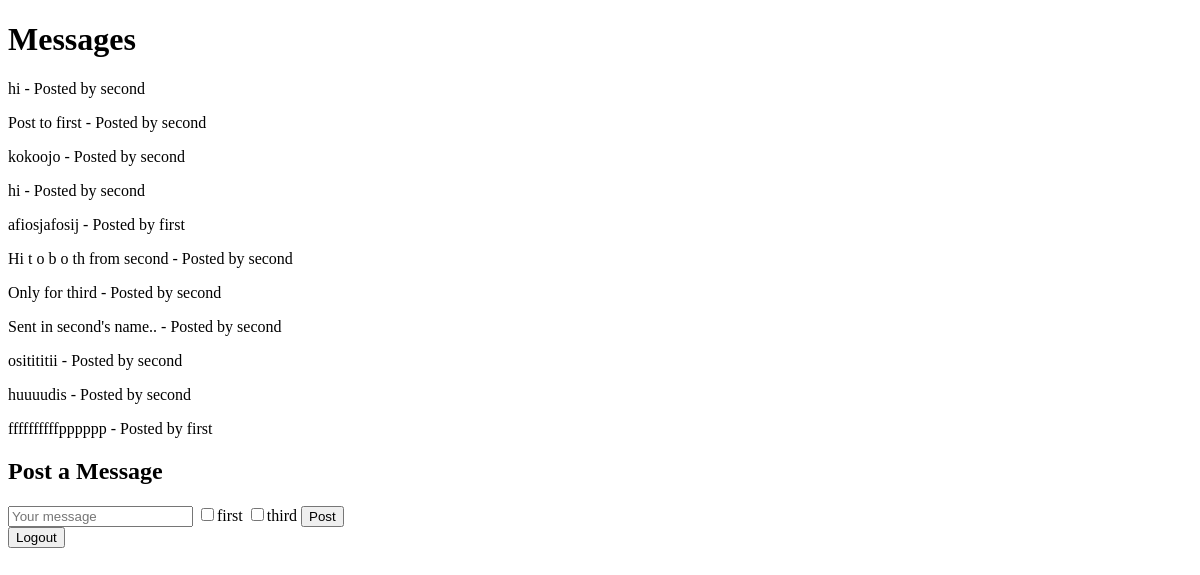
Before: /dashboard (signed in) with the older database file.
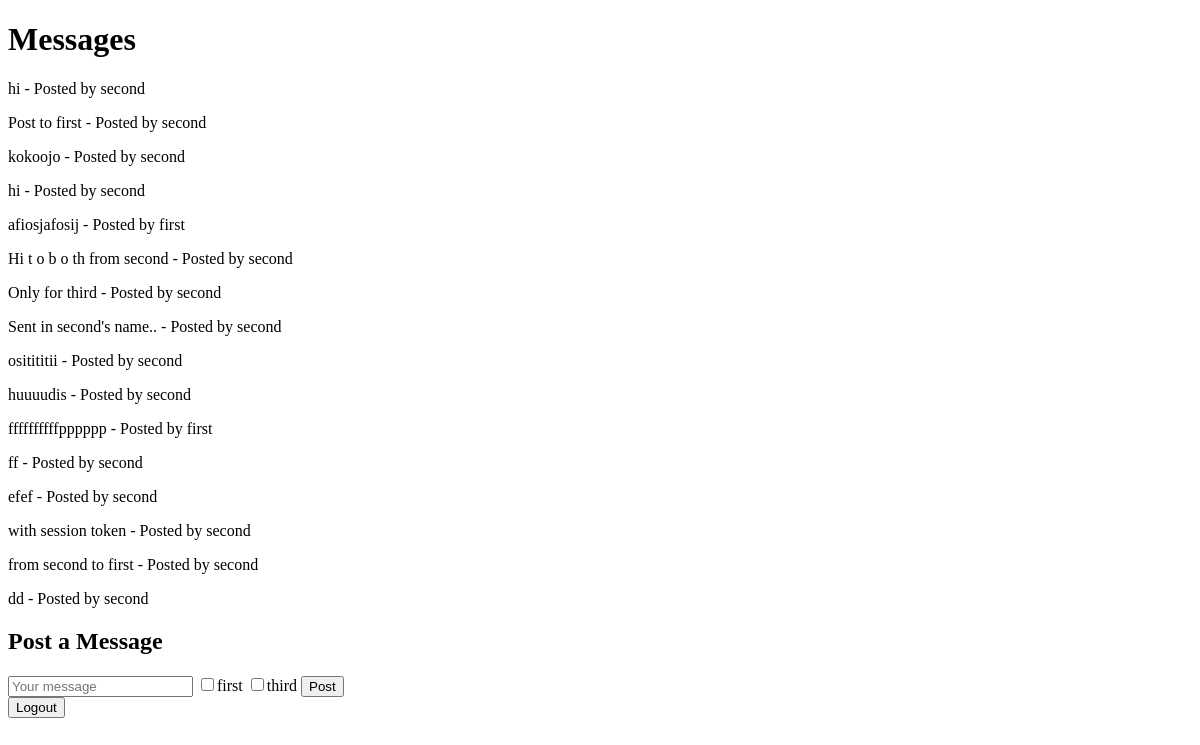
After: the same page with the newer database file.
### models.py (models this page shows)
class Message(Base):
    __tablename__ = "messages"
    id = Column(Integer, primary_key=True, index=True)
    text = Column(String, index=True)
    author_id = Column(Integer, ForeignKey("users.id"))
    author = relationship("User")
    visible_to = Column(String)

class User(Base):
    __tablename__ = "users"
    id = Column(Integer, primary_key=True, index=True)
    username = Column(String, unique=True, index=True)
    hashed_password = Column(String)

### main.py (the view)
@app.get("/dashboard", response_class=HTMLResponse)
async def dashboard(request: Request, username: str = Cookie(None), db: Session = Depends(get_db)):
    if not username:
        return RedirectResponse(url="/")
    user = db.query(User).filter(User.username == username).first()
    if not user:
        return RedirectResponse(url="/")
    user_messages = db.query(Message).filter(
    (Message.author == user) |
    (Message.visible_to.contains(username))
    ).all()
    for message in user_messages:
        if message.author and message.author.username:
            print(f"Message: {message.text} - Author: {message.author.username}")
        else:
            print(f"Message: {message.text} has no author with a username")
    user_list = db.query(User).filter(User.username != username).all()
    print([userr.username for userr in user_list])
    print(user_list)
    return templates.TemplateResponse("dashboard.html", {"request": request, "messages": user_messages, "users": user_list})

### templates/dashboard.html (shortened to what this page needs)
<!DOCTYPE html>
<html>
<head>
</head>
<body>
    <h1>Messages</h1>
    {% for message in messages %}
    <p>{{ message.text }} - Posted by {{ message.author.username }}</p>
{% endfor %}
    <h2>Post a Message</h2>
    <form action="/post" method="post">
        <input type="text" name="message" placeholder="Your message"/>
        {% for user in users %}
            <input type="checkbox" name="visible_to" value="{{ user.username }}">{{ user.username }}
        {% endfor %}
        <input type="submit" value="Post"/>
    </form>
    <button id="logoutButton">Logout</button>
</body>
</html>

Changed rows visible on the page:
added Message: text "ff", author.username "second"
added Message: text "efef", author.username "second"
added Message: text "with session token", author.username "second"
added Message: text "from second to first", author.username "second"
added Message: text "dd", author.username "second"
